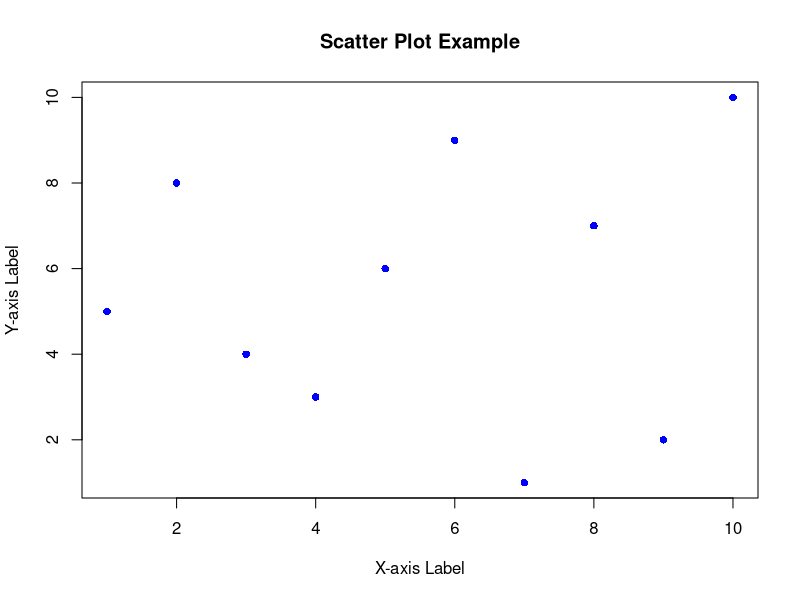

Write the R code that produced this figure.
x <- c(1, 2, 3, 4, 5, 6, 7, 8, 9, 10)
y <- c(5, 8, 4, 3, 6, 9, 1, 7, 2, 10)
plot(x, y, main = "Scatter Plot Example", xlab = "X-axis Label", ylab = "Y-axis Label",
     col = "blue", pch = 16)
